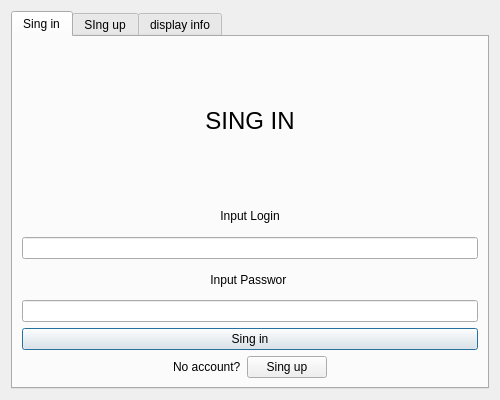
<?xml version="1.0" encoding="UTF-8"?>
<ui version="4.0">
 <class>UserWindow</class>
 <widget class="QDialog" name="UserWindow">
  <property name="geometry">
   <rect>
    <x>0</x>
    <y>0</y>
    <width>500</width>
    <height>400</height>
   </rect>
  </property>
  <property name="minimumSize">
   <size>
    <width>500</width>
    <height>400</height>
   </size>
  </property>
  <property name="windowTitle">
   <string>Dialog</string>
  </property>
  <layout class="QVBoxLayout" name="verticalLayout_7">
   <item>
    <widget class="QTabWidget" name="tabWidget_user">
     <property name="currentIndex">
      <number>0</number>
     </property>
     <property name="tabBarAutoHide">
      <bool>false</bool>
     </property>
     <widget class="QWidget" name="user_tab_singIn">
      <attribute name="title">
       <string>Sing in</string>
      </attribute>
      <layout class="QVBoxLayout" name="verticalLayout_9">
       <item>
        <layout class="QVBoxLayout" name="verticalLayout_6">
         <item>
          <widget class="QLabel" name="label_6">
           <property name="font">
            <font>
             <pointsize>18</pointsize>
            </font>
           </property>
           <property name="text">
            <string>SING IN</string>
           </property>
           <property name="alignment">
            <set>Qt::AlignCenter</set>
           </property>
          </widget>
         </item>
         <item>
          <layout class="QVBoxLayout" name="verticalLayout_5">
           <item>
            <layout class="QVBoxLayout" name="verticalLayout_4">
             <item>
              <layout class="QVBoxLayout" name="verticalLayout">
               <item>
                <widget class="QLabel" name="label_4">
                 <property name="text">
                  <string>Input Login</string>
                 </property>
                 <property name="alignment">
                  <set>Qt::AlignCenter</set>
                 </property>
                </widget>
               </item>
               <item>
                <widget class="QLineEdit" name="lineEdit_SingIn_name"/>
               </item>
              </layout>
             </item>
             <item>
              <layout class="QVBoxLayout" name="verticalLayout_3">
               <item>
                <widget class="QLabel" name="label_8">
                 <property name="text">
                  <string>Input Passwor </string>
                 </property>
                 <property name="alignment">
                  <set>Qt::AlignCenter</set>
                 </property>
                </widget>
               </item>
               <item>
                <widget class="QLineEdit" name="lineEdit_SingIn_password"/>
               </item>
              </layout>
             </item>
            </layout>
           </item>
           <item>
            <widget class="QPushButton" name="pushButton_SingIn_SIngIn">
             <property name="text">
              <string>Sing in</string>
             </property>
            </widget>
           </item>
          </layout>
         </item>
         <item>
          <layout class="QHBoxLayout" name="horizontalLayout_7">
           <item>
            <spacer name="horizontalSpacer_2">
             <property name="orientation">
              <enum>Qt::Horizontal</enum>
             </property>
             <property name="sizeHint" stdset="0">
              <size>
               <width>40</width>
               <height>20</height>
              </size>
             </property>
            </spacer>
           </item>
           <item>
            <widget class="QLabel" name="label_9">
             <property name="text">
              <string>No account?</string>
             </property>
            </widget>
           </item>
           <item>
            <widget class="QPushButton" name="pushButton_SingIn_SIngUp">
             <property name="text">
              <string>Sing up</string>
             </property>
            </widget>
           </item>
           <item>
            <spacer name="horizontalSpacer_4">
             <property name="orientation">
              <enum>Qt::Horizontal</enum>
             </property>
             <property name="sizeHint" stdset="0">
              <size>
               <width>40</width>
               <height>20</height>
              </size>
             </property>
            </spacer>
           </item>
          </layout>
         </item>
        </layout>
       </item>
      </layout>
     </widget>
     <widget class="QWidget" name="user_tab_singUP">
      <attribute name="title">
       <string>SIng up</string>
      </attribute>
      <layout class="QVBoxLayout" name="verticalLayout_18">
       <item>
        <widget class="QLabel" name="label_10">
         <property name="font">
          <font>
           <pointsize>18</pointsize>
          </font>
         </property>
         <property name="text">
          <string>SING UP</string>
         </property>
         <property name="alignment">
          <set>Qt::AlignCenter</set>
         </property>
        </widget>
       </item>
       <item>
        <layout class="QHBoxLayout" name="horizontalLayout_10">
         <item>
          <layout class="QVBoxLayout" name="verticalLayout_16">
           <item>
            <layout class="QVBoxLayout" name="verticalLayout_2">
             <item>
              <widget class="QLabel" name="label_5">
               <property name="text">
                <string>Input Full Name</string>
               </property>
               <property name="alignment">
                <set>Qt::AlignCenter</set>
               </property>
              </widget>
             </item>
             <item>
              <widget class="QLineEdit" name="lineEdit_SingUp_fullname"/>
             </item>
            </layout>
           </item>
           <item>
            <layout class="QVBoxLayout" name="verticalLayout_12">
             <item>
              <widget class="QLabel" name="label_16">
               <property name="text">
                <string>Input Address</string>
               </property>
               <property name="alignment">
                <set>Qt::AlignCenter</set>
               </property>
              </widget>
             </item>
             <item>
              <widget class="QLineEdit" name="lineEdit_SingUp_address"/>
             </item>
            </layout>
           </item>
           <item>
            <layout class="QVBoxLayout" name="verticalLayout_13">
             <item>
              <widget class="QLabel" name="label_17">
               <property name="text">
                <string>Input Age</string>
               </property>
               <property name="alignment">
                <set>Qt::AlignCenter</set>
               </property>
              </widget>
             </item>
             <item>
              <widget class="QLineEdit" name="lineEdit_SingUp_age"/>
             </item>
            </layout>
           </item>
          </layout>
         </item>
         <item>
          <layout class="QVBoxLayout" name="verticalLayout_17">
           <item>
            <layout class="QVBoxLayout" name="verticalLayout_11">
             <item>
              <spacer name="verticalSpacer_11">
               <property name="orientation">
                <enum>Qt::Vertical</enum>
               </property>
               <property name="sizeType">
                <enum>QSizePolicy::Fixed</enum>
               </property>
               <property name="sizeHint" stdset="0">
                <size>
                 <width>20</width>
                 <height>40</height>
                </size>
               </property>
              </spacer>
             </item>
             <item>
              <widget class="QLabel" name="label_14">
               <property name="text">
                <string>Create Login</string>
               </property>
               <property name="alignment">
                <set>Qt::AlignCenter</set>
               </property>
              </widget>
             </item>
             <item>
              <widget class="QLineEdit" name="lineEdit_SingUp_name"/>
             </item>
            </layout>
           </item>
           <item>
            <layout class="QVBoxLayout" name="verticalLayout_8">
             <item>
              <spacer name="verticalSpacer_10">
               <property name="orientation">
                <enum>Qt::Vertical</enum>
               </property>
               <property name="sizeType">
                <enum>QSizePolicy::Fixed</enum>
               </property>
               <property name="sizeHint" stdset="0">
                <size>
                 <width>20</width>
                 <height>60</height>
                </size>
               </property>
              </spacer>
             </item>
             <item>
              <widget class="QLabel" name="label_7">
               <property name="text">
                <string>Create  Passwor</string>
               </property>
               <property name="alignment">
                <set>Qt::AlignCenter</set>
               </property>
              </widget>
             </item>
             <item>
              <widget class="QLineEdit" name="lineEdit_SingUp_password"/>
             </item>
             <item>
              <spacer name="verticalSpacer">
               <property name="orientation">
                <enum>Qt::Vertical</enum>
               </property>
               <property name="sizeType">
                <enum>QSizePolicy::Fixed</enum>
               </property>
               <property name="sizeHint" stdset="0">
                <size>
                 <width>20</width>
                 <height>50</height>
                </size>
               </property>
              </spacer>
             </item>
            </layout>
           </item>
          </layout>
         </item>
        </layout>
       </item>
       <item>
        <widget class="QPushButton" name="pushButton_SingUp_SIngIn_Up">
         <property name="text">
          <string>Sing up</string>
         </property>
        </widget>
       </item>
      </layout>
     </widget>
     <widget class="QWidget" name="user_tab_displayedUser">
      <attribute name="title">
       <string>display info</string>
      </attribute>
      <layout class="QHBoxLayout" name="horizontalLayout_6">
       <item>
        <spacer name="horizontalSpacer_16">
         <property name="orientation">
          <enum>Qt::Horizontal</enum>
         </property>
         <property name="sizeType">
          <enum>QSizePolicy::Fixed</enum>
         </property>
         <property name="sizeHint" stdset="0">
          <size>
           <width>20</width>
           <height>20</height>
          </size>
         </property>
        </spacer>
       </item>
       <item>
        <layout class="QVBoxLayout" name="verticalLayout_23">
         <item>
          <layout class="QHBoxLayout" name="horizontalLayout_5">
           <item>
            <widget class="QLabel" name="label_22">
             <property name="text">
              <string>Account:</string>
             </property>
            </widget>
           </item>
           <item>
            <widget class="QLabel" name="label_userLogin">
             <property name="text">
              <string>LOGIN</string>
             </property>
            </widget>
           </item>
          </layout>
         </item>
         <item>
          <spacer name="verticalSpacer_2">
           <property name="orientation">
            <enum>Qt::Vertical</enum>
           </property>
           <property name="sizeHint" stdset="0">
            <size>
             <width>20</width>
             <height>40</height>
            </size>
           </property>
          </spacer>
         </item>
         <item>
          <layout class="QVBoxLayout" name="verticalLayout_22">
           <item>
            <widget class="QLabel" name="label_userName">
             <property name="text">
              <string>Прізвище імя по-батькові</string>
             </property>
            </widget>
           </item>
           <item>
            <layout class="QHBoxLayout" name="horizontalLayout_12">
             <item>
              <widget class="QLabel" name="label_20">
               <property name="text">
                <string>Address:</string>
               </property>
              </widget>
             </item>
             <item>
              <widget class="QLabel" name="label_userAddress">
               <property name="text">
                <string>ESSRE</string>
               </property>
              </widget>
             </item>
            </layout>
           </item>
           <item>
            <layout class="QHBoxLayout" name="horizontalLayout_11">
             <item>
              <widget class="QLabel" name="label_21">
               <property name="text">
                <string>Age:</string>
               </property>
              </widget>
             </item>
             <item>
              <widget class="QLabel" name="label_userAge">
               <property name="text">
                <string>21</string>
               </property>
              </widget>
             </item>
            </layout>
           </item>
           <item>
            <spacer name="verticalSpacer_12">
             <property name="orientation">
              <enum>Qt::Vertical</enum>
             </property>
             <property name="sizeHint" stdset="0">
              <size>
               <width>20</width>
               <height>40</height>
              </size>
             </property>
            </spacer>
           </item>
           <item>
            <widget class="QPushButton" name="pushButton">
             <property name="sizePolicy">
              <sizepolicy hsizetype="Minimum" vsizetype="Fixed">
               <horstretch>0</horstretch>
               <verstretch>0</verstretch>
              </sizepolicy>
             </property>
             <property name="minimumSize">
              <size>
               <width>0</width>
               <height>0</height>
              </size>
             </property>
             <property name="text">
              <string>Change user</string>
             </property>
            </widget>
           </item>
           <item>
            <spacer name="verticalSpacer_5">
             <property name="orientation">
              <enum>Qt::Vertical</enum>
             </property>
             <property name="sizeHint" stdset="0">
              <size>
               <width>20</width>
               <height>40</height>
              </size>
             </property>
            </spacer>
           </item>
          </layout>
         </item>
        </layout>
       </item>
       <item>
        <spacer name="horizontalSpacer_17">
         <property name="orientation">
          <enum>Qt::Horizontal</enum>
         </property>
         <property name="sizeType">
          <enum>QSizePolicy::Fixed</enum>
         </property>
         <property name="sizeHint" stdset="0">
          <size>
           <width>20</width>
           <height>20</height>
          </size>
         </property>
        </spacer>
       </item>
      </layout>
     </widget>
    </widget>
   </item>
  </layout>
 </widget>
 <resources/>
 <connections/>
</ui>
